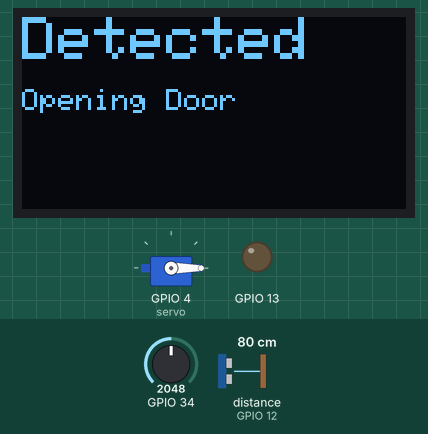
Simulated run of this sketch. Board: ESP32. On the bench: servo, 128×64 one-colour display, output pins drawn as LEDs (lit = HIGH). The inputs (shaded band) are chosen by the test bench; at power-on: GPIO 34 = 2048, distance to the obstacle (sensor on GPIO 12) 80 cm. The echo pulse lasts 58.3 µs per cm; WiFi joins after 1.5 s; servers stay silent unless stated; the display library's start-up logo is not drawn; what the sketch prints to the serial monitor is not drawn.

Above: at 26.1 s.
At 52.8 s:
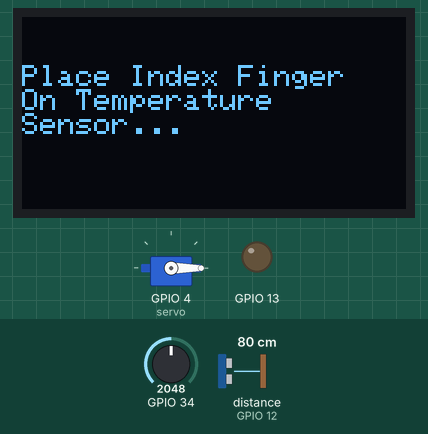
At 73.0 s:
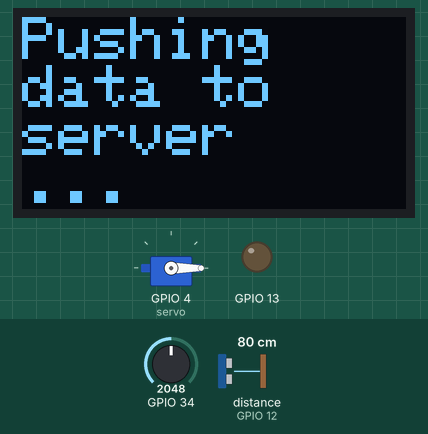
At 125.9 s:
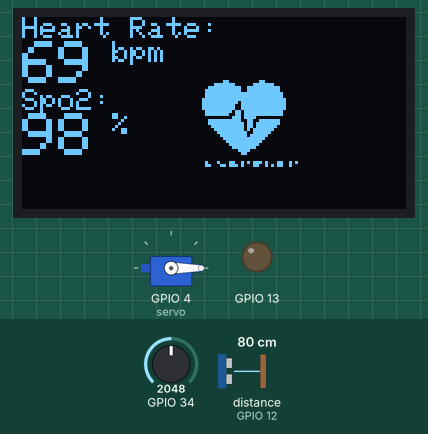
Timing chart, 0 to 127.4 s (numbered marks = the images above):
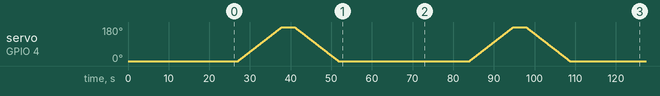

Measured:
- what the display in image 1 shows lasts 3.0 s, from 52.8 s to 55.8 s
- what the display in image 2 shows lasts 10.1 s, from 72.9 s to 83.0 s

The sketch:

Mini_Project_-_Health_Monitoring_System.ino
```cpp
#include <SPI.h>
#include <Wire.h>
#include <Adafruit_GFX.h>
#include <Adafruit_SSD1306.h>
#include <ESP32Servo.h>
#include <Blynk.h>
#include <WiFi.h>
#include <BlynkSimpleEsp32.h>
#define SCREEN_WIDTH 128 // OLED display width, in pixels
#define SCREEN_HEIGHT 64 // OLED display height, in pixels
#define OLED_RESET -1
#define SCREEN_ADDRESS 0x3C
Adafruit_SSD1306 display(SCREEN_WIDTH, SCREEN_HEIGHT, &Wire, OLED_RESET);

char auth[] = "kKB0eUUHCHWIVc54qkyFNh9utW1TtMgz";
char ssid[] = "Pius";
char pass[] = "psmn1971";

Servo servo;

const unsigned char bitmap [] PROGMEM = {
  0x00, 0x00, 0x00, 0x00, 0x01, 0x80, 0x18, 0x00, 0x0f, 0xe0, 0x7f, 0x00, 0x3f, 0xf9, 0xff, 0xc0,
  0x7f, 0xf9, 0xff, 0xc0, 0x7f, 0xff, 0xff, 0xe0, 0x7f, 0xff, 0xff, 0xe0, 0xff, 0xff, 0xff, 0xf0,
  0xff, 0xf7, 0xff, 0xf0, 0xff, 0xe7, 0xff, 0xf0, 0xff, 0xe7, 0xff, 0xf0, 0x7f, 0xdb, 0xff, 0xe0,
  0x7f, 0x9b, 0xff, 0xe0, 0x00, 0x3b, 0xc0, 0x00, 0x3f, 0xf9, 0x9f, 0xc0, 0x3f, 0xfd, 0xbf, 0xc0,
  0x1f, 0xfd, 0xbf, 0x80, 0x0f, 0xfd, 0x7f, 0x00, 0x07, 0xfe, 0x7e, 0x00, 0x03, 0xfe, 0xfc, 0x00,
  0x01, 0xff, 0xf8, 0x00, 0x00, 0xff, 0xf0, 0x00, 0x00, 0x7f, 0xe0, 0x00, 0x00, 0x3f, 0xc0, 0x00,
  0x00, 0x0f, 0x00, 0x00, 0x00, 0x06, 0x00, 0x00, 0x00, 0x00, 0x00, 0x00, 0x00, 0x00, 0x00, 0x00
};

boolean ultra() {
  int duration;
  float distance;
  digitalWrite(13, LOW);
  delayMicroseconds(2);
  digitalWrite(13, HIGH);
  delayMicroseconds(20);
  digitalWrite(13, LOW);
  duration = pulseIn(12, HIGH);
  distance = 15;
  Serial.println(distance);
  if (distance <= 15.00)
    return true;
  return false;
}

void initial() {
  delay(3000);
  display.clearDisplay();
  display.setTextSize(2);
  display.setTextColor(1);
  display.setCursor(0, 0);
  display.println("Detected");
  display.setTextSize(1);
  display.print("\nOpening Door");
  display.display();
  delay(500);
  servo_call();
  delay(1000);
  temperature();
}

void servo_call() {
  delay(500);
  for (int pos = 0; pos <= 180; pos += 1) {
    servo.write(pos);
    delay(60);
  }
  delay(3000);
  for (int pos = 180; pos >= 0; pos -= 1) {
    servo.write(pos);
    delay(60);
  }
}

void temperature() {
  int BPM = 69, SPO2 = 98;
  display.clearDisplay();
  display.setTextSize(1);
  display.setTextColor(1);
  display.setCursor(0, 0);
  display.println("\n\nPlace Index Finger");
  display.println("On Temperature");
  display.println("Sensor...");
  display.display();
  delay(3000);
  display.clearDisplay();
  display.setTextSize(2);
  display.setTextColor(1);
  display.setCursor(2, 2);
  display.println("Computing\n...");
  display.display();
  delay(3000);
  float tempC = analogRead(34) / 8.19;
  display.clearDisplay();
  display.setTextSize(1);
  display.setTextColor(1);
  display.setCursor(1, 4);
  display.println("Body Temperature: \n");
  display.setTextSize(2);
  display.print(tempC);
  display.setTextSize(1);
  display.println(" celcius");
  display.display();
  delay(4000);
  display.clearDisplay();
  display.setTextSize(1);
  display.setTextColor(1);
  display.setCursor(0, 0);
  display.println("Place Index Finger");
  display.println("On POx");
  display.println("Sensor..");
  display.display();
  delay(3000);
  display.clearDisplay();
  display.setTextSize(2);
  display.setTextColor(1);
  display.setCursor(2, 2);
  display.println("Computing\n...");
  display.display();
  delay(3000);
  display.clearDisplay();
  display.setTextSize(1);
  display.setTextColor(1);
  display.setCursor(0, 0);
  display.println("Heart Rate:");
  display.setTextSize(2);
  display.print(BPM);
  display.setTextSize(1);
  display.println(" bpm");
  display.drawBitmap( 60, 20, bitmap, 32, 30 , 1);
  display.println(" ");
  display.println("Spo2:");
  display.setTextSize(2);
  display.print(SPO2);
  display.setTextSize(1);
  display.print(" %");
  display.display();
  delay(4000);
  display.clearDisplay();
  display.setTextSize(2);
  display.setTextColor(1);
  display.setCursor(0, 0);
  display.println("Pushing\ndata to\nserver\n...");
  display.display();
  Blynk.run();
  delay(2000);
  Blynk.virtualWrite(V6, tempC);
  Blynk.virtualWrite(V7, BPM);
  Blynk.virtualWrite(V8, SPO2);
}

void setup() {
  Serial.begin(9600);
  int flag = 0;
  delay(2000);
  Serial.println("Setting Up...");
  delay(2000);
  Serial.println("Libraries included:\n#include <SPI.h>\n #include <Wire.h>\n #include <Adafruit_GFX.h>\n #include <Adafruit_SSD1306.h>\n #include <ESP32Servo.h>\n #include <Blynk.h>\n #include <WiFi.h>\n #include <BlynkSimpleEsp32.h>");
  delay(2000);
  pinMode(12, INPUT);
  pinMode(13, OUTPUT);
  servo.attach(4);
  servo.write(0);
  pinMode(34, INPUT);
  Serial.println("PinModes:\nInput: 12, 34\t Output: 4, 13");
  delay(2000);
  Serial.println("Establishing serial data connection...");
  delay(3000);
  if (!display.begin(SSD1306_SWITCHCAPVCC, SCREEN_ADDRESS)) {
    Serial.println(F("SSD1306 allocation faileded!"));
    flag = 1;
    for (;;);
  }
  else {
    Serial.println("SSD1306 allocation successful!");
    flag = 0;
    display.display();
  }
  Serial.println("Connecting to server...");
  Serial.println("Configuring...");
  delay(3000);
  Blynk.begin(auth, ssid, pass);
  Serial.println("Connection to Server Successful!");

  if(flag == 1){
   Serial.println("SetUp Unsuccessful!");
  }else{
    Serial.println("SetUp successful!");
  }
  delay(2000);
}

void loop() {
  delay(2000);
  Serial.println("\n");
  if (ultra()) {
    Serial.println("Detected...\nFurther Display Continuation on Oled...");
    delay(3000);
    initial();
  }
}
```
